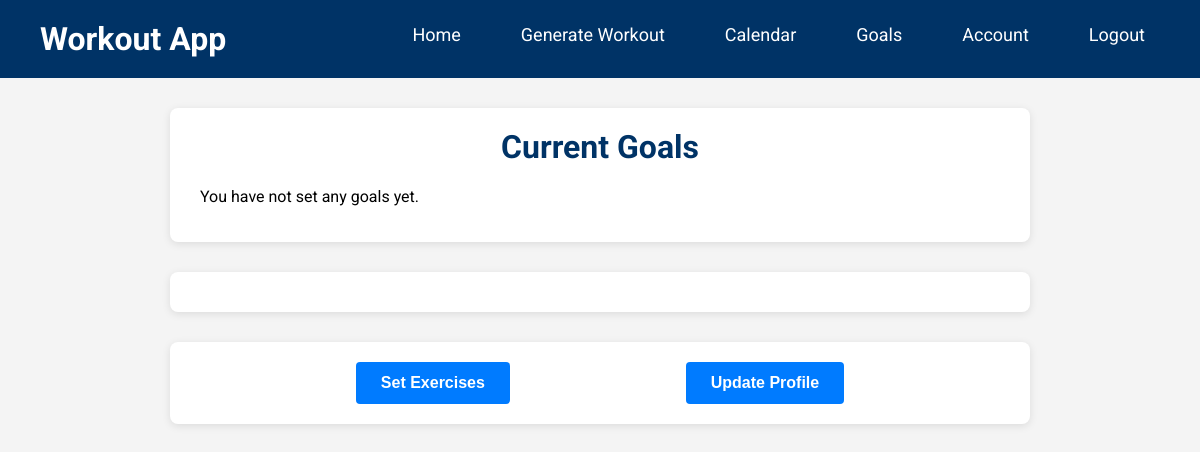
Before: /goals/ (signed in) with the older database file.
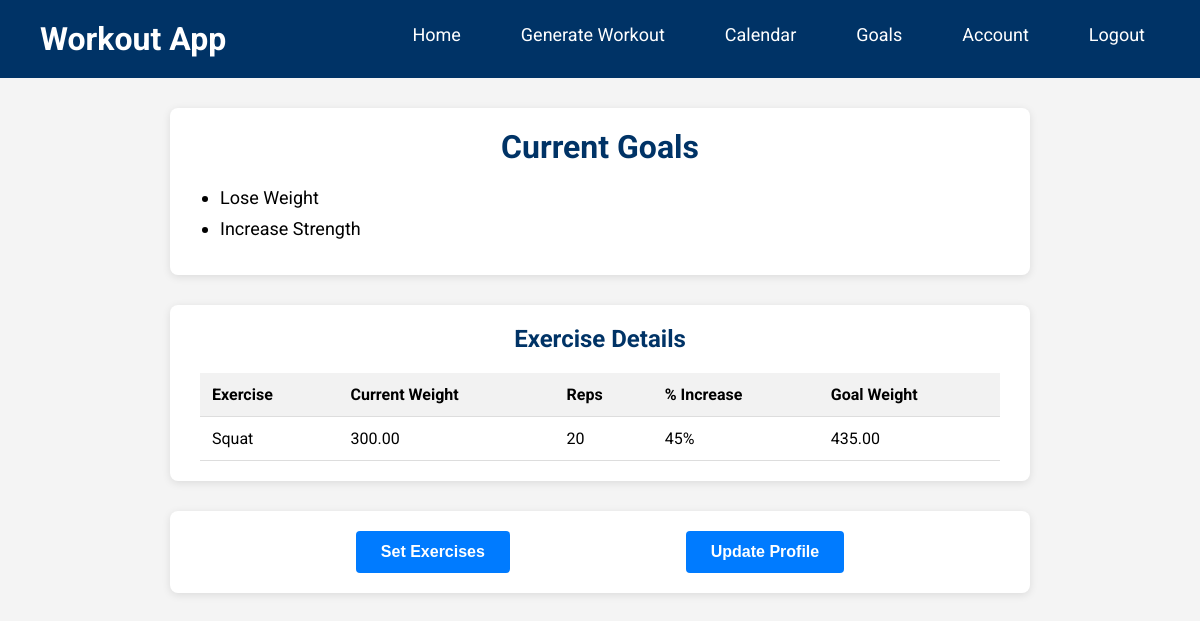
After: the same page with the newer database file.
### accounts/models.py (models this page shows)
class Goal(models.Model):
    name = models.CharField(max_length=100)
    description = models.TextField()
    def __str__(self):
        return self.name

### goals/models.py (models this page shows, shortened)
class UserExercise(models.Model):
    user = models.ForeignKey(settings.AUTH_USER_MODEL, on_delete=models.CASCADE)
    exercise = models.ForeignKey(Exercise, on_delete=models.CASCADE)
    current_weight = models.DecimalField(max_digits=6, decimal_places=2)
    reps = models.PositiveIntegerField()
    percent_increase = models.IntegerField(choices=PERCENT_CHOICES, default=0)
    @property
    def goal_weight(self):
        return self.current_weight * (Decimal('1') + Decimal(self.percent_increase) / Decimal('100'))

class Exercise(models.Model):
    name = models.CharField(max_length=100, unique=True)
    slug = models.SlugField(unique=True)

### goals/views.py (the view)
# urls.py: path('', goals, name='goals'),  # New goals page, e.g., at /goals/
@login_required
def goals(request):
    if request.user.is_authenticated:
        try:
            user_profile = request.user.userprofile
            user_goals = user_profile.goals.all()
            print("Goals found:", user_goals.count())
        except UserProfile.DoesNotExist:
            print("UserProfile does not exist for:", request.user)
            user_goals = []
    else:
        user_goals = []
    user_exercises = UserExercise.objects.filter(user=request.user)
    context = {
        'user_goals': user_goals,
        'exercises': user_exercises,
    }
    return render(request, 'goals/goals.html', context)

### home/context_processors.py (called while the page is built)
def base_url(request):
    return {
        'base_url': f"{request.scheme}://{request.get_host()}/proxy/8000/"
    }

### goals/templates/goals/goals.html (shortened to what this page needs)
<!DOCTYPE html>
<html lang="en">
<head>
</head>
<body>
  <header>
    <a class="logo" href="{% url 'home' %}">Workout App</a>
    <nav>
      <ul>
        <li><a href="{% url 'home' %}">Home</a></li>
        {% if user.is_authenticated %}
          <li><a href="{{ base_url }}#generate">Generate Workout</a></li>
          <li><a href="{{ base_url }}#calendar">Calendar</a></li>
          <li><a href="{% url 'goals:goals' %}">Goals</a></li>
          <li><a href="{% url 'user_data' %}">Account</a></li>
          <li><a href="{% url 'logout' %}">Logout</a></li>
        {% else %}
          <li><a href="{% url 'login' %}">Login</a></li>
        {% endif %}
      </ul>
    </nav>
  </header>
  <div class="container">
    <div class="main-section">
      <h1>Current Goals</h1>
      {% if user_goals %}
        <ul>
          {% for goal in user_goals %}
            <li>{{ goal }}</li>
          {% endfor %}
        </ul>
      {% else %}
        <p>You have not set any goals yet.</p>
      {% endif %}
    </div>
    <div class="main-section">
      {% if exercises %}
        <h2>Exercise Details</h2>
        <table>
          <thead>
            <tr>
              <th>Exercise</th>
              <th>Current Weight</th>
              <th>Reps</th>
              <th>% Increase</th>
              <th>Goal Weight</th>
            </tr>
          </thead>
          <tbody>
            {% for entry in exercises %}
              <tr>
                <td>{{ entry.exercise.name }}</td>
                <td>{{ entry.current_weight }}</td>
                <td>{{ entry.reps }}</td>
                <td>{{ entry.percent_increase }}%</td>
                <td>{{ entry.goal_weight|floatformat:2 }}</td>
              </tr>
            {% endfor %}
          </tbody>
        </table>
      {% endif %}
    </div>
    <div class="main-section button-group">
      <a href="{% url 'goals:set_exercises' %}">
        <button type="button">Set Exercises</button>
      </a>
      <a href="{% url 'update_profile' %}">
        <button type="button">Update Profile</button>
      </a>
    </div>
  </div>
</body>
</html>

Changed rows visible on the page:
now on this page (row unchanged): Goal: name "Lose Weight"
now on this page (row unchanged): Goal: name "Increase Strength"
added UserExercise: exercise.name "Squat", current_weight "300.00", reps "20", percent_increase "45", goal_weight "435.00"
Other visible differences:
text no longer shown: "You have not set any goals yet."
text now shown: "Exercise Details Exercise Current Weight Reps % Increase Goal Weight"
